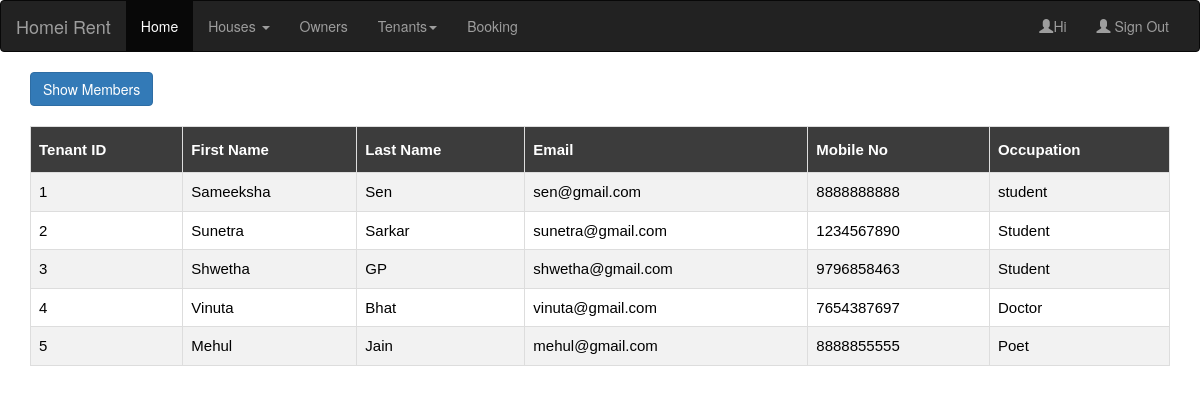
Screenshot of /tenant.php with the database file from the repository.
### tables this page shows
CREATE TABLE `tenant` (
  `t_id` int(11) NOT NULL,
  `fname` varchar(20) DEFAULT NULL,
  `lname` varchar(20) DEFAULT NULL,
  `email` varchar(50) DEFAULT NULL,
  `pwd` varchar(30) DEFAULT NULL,
  `mobile_no` bigint(20) DEFAULT NULL,
  `occupation` varchar(50) DEFAULT NULL
);

### tenant.php (the view, shortened to what this page needs)
<!DOCTYPE html>
<html lang="en">
<head>
   <link rel="stylesheet" type="text/css" href="table.css">
  <link rel="stylesheet" href="https://maxcdn.bootstrapcdn.com/bootstrap/3.4.0/css/bootstrap.min.css">
</head>
<body>
<nav class="navbar navbar-inverse">
  <div class="container-fluid">
    <div class="navbar-header">
      <a class="navbar-brand" href="#">Homei Rent</a>
    </div>
    <div class="collapse navbar-collapse" id="myNavbar">
      <ul class="nav navbar-nav">
        <li class="active"><a href="home.php">Home</a></li>
        <li class="dropdown">
          <a class="dropdown-toggle" data-toggle="dropdown" href="#">Houses <span class="caret"></span></a>
        </li>
        <li><a href="owner.php">Owners</a></li>
        <li class="dropdown">
          <a class="dropdown-toggle" data-toggle="dropdown" href="#">Tenants<span class="caret"></span></a>
          </li>
        <li><a href="booking.php">Booking</a></li>
      </ul>
      <ul class="nav navbar-nav navbar-right">
         <li><a href="#"><span class="glyphicon glyphicon-user"></span>Hi <?php session_start();echo $_SESSION['uname'];?></a>
         </li>
        <li><a href="index.html"><span class="glyphicon glyphicon-user"></span> Sign Out</a></li>
      </ul>
    </div>
  </div>
</nav>
<div class="container">
  <a href="tenant2.php" class='btn btn-primary'>Show Members</a>
  <table border="1" id="customers">
    <br><br>
    <tr>
      <th>Tenant ID</th>
      <th>First Name</th>
      <th>Last Name</th>
      <th>Email</th>
      <th>Mobile No</th>
      <th>Occupation</th>
    </tr>
<?php
include("connection.php");
$query="select * from tenant";
$data=mysqli_query($conn,$query);
while($result=mysqli_fetch_assoc($data))
{
 echo "<tr><td>".$result['t_id']."</td><td>".$result['fname']."</td><td>".$result['lname']."</td><td>".$result['email']."</td><td>".$result['mobile_no']."</td><td>".$result['occupation']."</td></tr>";
}
echo "</table>";
?>
</div>
</body>
</html>

### table.css (style rules this page uses)
table { width:100%; color: black; font-family: monospace; font-size: 15px; text-align: left; border-color: black; border-style: solid; }
#customers { font-family: "Trebuchet MS", Arial, Helvetica, sans-serif; border-collapse: collapse; width: 100%; }
#customers td, #customers th { border: 1px solid #ddd; padding: 8px; }
#customers tr:nth-child(even) { background-color: #f2f2f2; }
#customers th { padding-top: 12px; padding-bottom: 12px; text-align: left; background-color: #3c3c3c; color: white; }

### rows the page displays
tenant: t_id "1", fname "Sameeksha", lname "Sen", email "sen@gmail.com", mobile_no "8888888888", occupation "student"
tenant: t_id "2", fname "Sunetra", lname "Sarkar", email "sunetra@gmail.com", mobile_no "1234567890", occupation "Student"
tenant: t_id "3", fname "Shwetha", lname "GP", email "shwetha@gmail.com", mobile_no "9796858463", occupation "Student"
tenant: t_id "4", fname "Vinuta", lname "Bhat", email "vinuta@gmail.com", mobile_no "7654387697", occupation "Doctor"
tenant: t_id "5", fname "Mehul", lname "Jain", email "mehul@gmail.com", mobile_no "8888855555", occupation "Poet"
